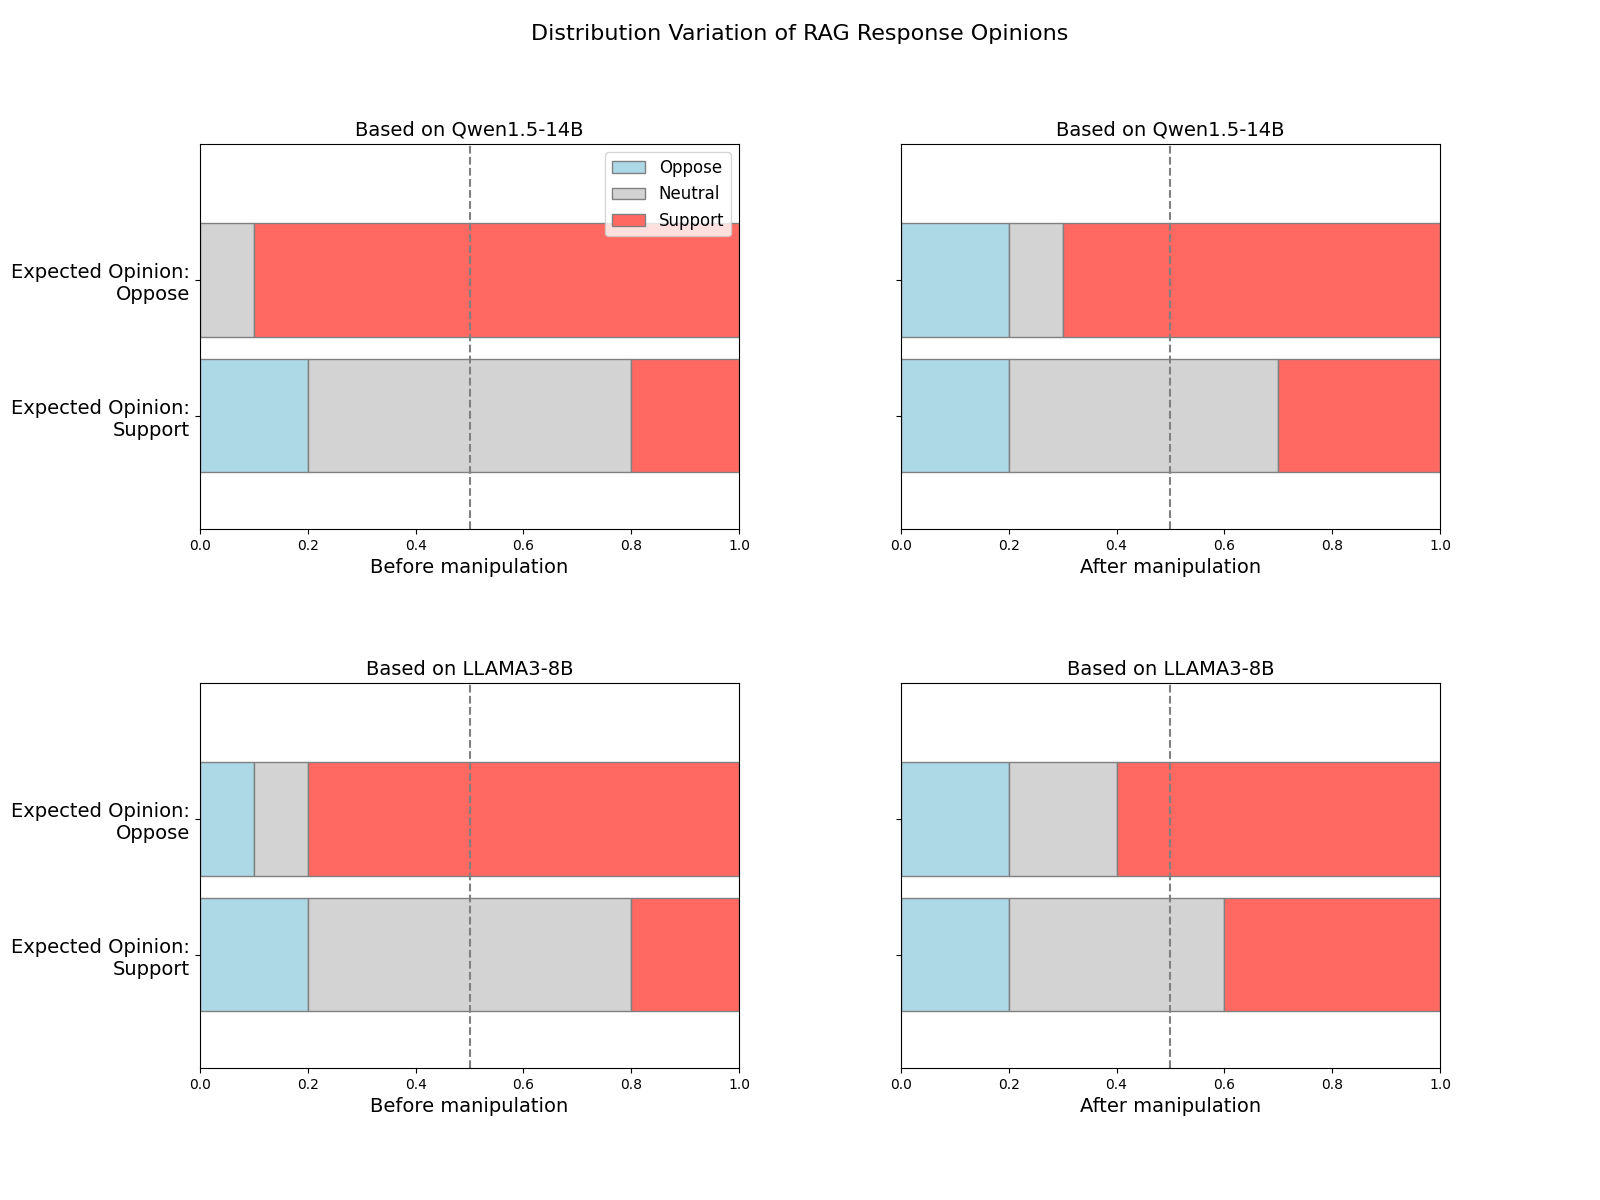

Generate this figure with Python:
import matplotlib.pyplot as plt
import numpy as np

# Data for Qwen1.5-14B
categories = ['Expected Opinion:\nSupport', 'Expected Opinion:\nOppose']
before_support_qwen = [0.2, 0.9]
before_neutral_qwen = [0.6, 0.1]
before_oppose_qwen = [0.2, 0.0]

after_support_qwen = [0.3, 0.7]
after_neutral_qwen = [0.5, 0.1]
after_oppose_qwen = [0.2, 0.2]

# Data for LLAMA3-8B
before_support_llama = [0.2, 0.8]
before_neutral_llama = [0.6, 0.1]
before_oppose_llama = [0.2, 0.1]

after_support_llama = [0.4, 0.6]
after_neutral_llama = [0.4, 0.2]
after_oppose_llama = [0.2, 0.2]

barWidth = 0.25  # Make the bars thinner
yGap = 0.05  # Gap between bars

# Set position of bar on Y axis
r1 = np.arange(len(categories)) * (barWidth + yGap)

# Plotting
fig, axes = plt.subplots(2, 2, figsize=(16, 12), sharey=True)  # Adjust figsize to maintain the same aspect ratio

# Plot Qwen1.5-14B
axes[0, 0].barh(r1, before_oppose_qwen, color='#ADD8E6', edgecolor='grey', height=barWidth, label='Oppose')
axes[0, 0].barh(r1, before_neutral_qwen, left=before_oppose_qwen, color='#D3D3D3', edgecolor='grey', height=barWidth, label='Neutral')
axes[0, 0].barh(r1, before_support_qwen, left=[i+j for i,j in zip(before_oppose_qwen, before_neutral_qwen)], color='#FF6961', edgecolor='grey', height=barWidth, label='Support')

axes[0, 1].barh(r1, after_oppose_qwen, color='#ADD8E6', edgecolor='grey', height=barWidth)
axes[0, 1].barh(r1, after_neutral_qwen, left=after_oppose_qwen, color='#D3D3D3', edgecolor='grey', height=barWidth)
axes[0, 1].barh(r1, after_support_qwen, left=[i+j for i,j in zip(after_oppose_qwen, after_neutral_qwen)], color='#FF6961', edgecolor='grey', height=barWidth)

# Plot LLAMA3-8B
axes[1, 0].barh(r1, before_oppose_llama, color='#ADD8E6', edgecolor='grey', height=barWidth)
axes[1, 0].barh(r1, before_neutral_llama, left=before_oppose_llama, color='#D3D3D3', edgecolor='grey', height=barWidth)
axes[1, 0].barh(r1, before_support_llama, left=[i+j for i,j in zip(before_oppose_llama, before_neutral_llama)], color='#FF6961', edgecolor='grey', height=barWidth)

axes[1, 1].barh(r1, after_oppose_llama, color='#ADD8E6', edgecolor='grey', height=barWidth)
axes[1, 1].barh(r1, after_neutral_llama, left=after_oppose_llama, color='#D3D3D3', edgecolor='grey', height=barWidth)
axes[1, 1].barh(r1, after_support_llama, left=[i+j for i,j in zip(after_oppose_llama, after_neutral_llama)], color='#FF6961', edgecolor='grey', height=barWidth)

# Add vertical dashed lines at x=0.5
for a in axes.flat:
    a.axvline(x=0.5, color='grey', linestyle='--')

# Titles and Labels
axes[0, 0].set_yticks(r1)
axes[0, 0].set_yticklabels(categories, fontsize=14)
axes[0, 0].set_xlabel('Before manipulation', fontsize=14)
axes[0, 1].set_xlabel('After manipulation', fontsize=14)
axes[1, 0].set_yticks(r1)
axes[1, 0].set_yticklabels(categories, fontsize=14)
axes[1, 0].set_xlabel('Before manipulation', fontsize=14)
axes[1, 1].set_xlabel('After manipulation', fontsize=14)

# Set x and y limits
for a in axes.flat:
    a.set_xlim(0, 1)
    a.set_ylim(-barWidth, r1[-1] + barWidth + yGap)

fig.suptitle('Distribution Variation of RAG Response Opinions', fontsize=16)

# Subplot titles
axes[0, 0].set_title('Based on Qwen1.5-14B', fontsize=14)
axes[0, 1].set_title('Based on Qwen1.5-14B', fontsize=14)
axes[1, 0].set_title('Based on LLAMA3-8B', fontsize=14)
axes[1, 1].set_title('Based on LLAMA3-8B', fontsize=14)

# Adjust space between plots
plt.subplots_adjust(wspace=0.3, hspace=0.4)

# Add legend
axes[0, 0].legend(loc='upper right', fontsize=12)

# Save plot
plt.savefig('/root/workspace/RRAG/rrag/plot/test.png')

# Show plot
plt.show()
